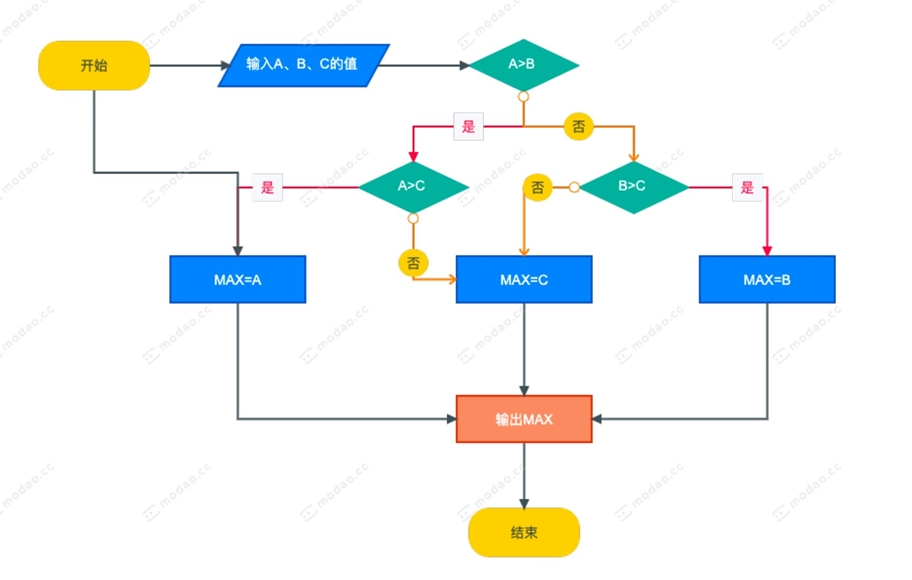
#> input picture vl/e.jpg, 912 x 580 px, found by its file name
$ python flowchart_2.py
#> lines starting #> are read from the running program, lines starting #| are printed output that depends on the picture; after the words box and inside, x2 and y2 are one past the last pixel; in counts of white or black regions, pixels touching at a corner belong together
#> in extract_shapes_and_text, image is the input picture: shape (580, 912, 3); mean B, G, R 243, 242.8, 236.7
import cv2
import pytesseract
import numpy as np
import threading
import logging
import configparser

# 设置日志记录
logging.basicConfig(level=logging.INFO, format='%(asctime)s - %(levelname)s - %(message)s')

# 读取配置文件
config = configparser.ConfigParser()
config.read('config.ini')

# 设置tesseract的路径
pytesseract.pytesseract.tesseract_cmd = config.get('Tesseract', 'path', fallback=r'D:\tools\Tesseract-OCR\tesseract.exe')

def detect_shape(contour):
    # 计算轮廓周长
    peri = cv2.arcLength(contour, True)
    # 获取近似多边形
    approx = cv2.approxPolyDP(contour, 0.02 * peri, True)

    # 根据近似多边形的边数判断形状
    if len(approx) == 3:
        return "Triangle"
    elif len(approx) == 4:
        x, y, w, h = cv2.boundingRect(approx)
        aspect_ratio = w / float(h)
        if 0.95 <= aspect_ratio <= 1.05:
            return "Square"
        else:
            diag1 = cv2.norm(approx[0][0] - approx[2][0])
            diag2 = cv2.norm(approx[1][0] - approx[3][0])
            if diag2 != 0 and 0.95 <= diag1 / diag2 <= 1.05:
                return "Diamond"
            else:
                return "Rectangle"
    elif len(approx) == 5:
        return "Pentagon"
    elif len(approx) == 6:
        return "Hexagon"
    elif len(approx) > 6:
        area = cv2.contourArea(contour)
        circularity = (4 * 3.14159 * area) / (peri * peri)
        if 0.7 <= circularity <= 1.3:
            return "Circle"
        else:
            ellipse = cv2.fitEllipse(contour)
            major_axis = max(ellipse[1])
            minor_axis = min(ellipse[1])
            if minor_axis!=0  and major_axis / minor_axis < 1.3:
                return "Ellipse"
            else:
                return "Polygon"
    else:
        return "Unknown"

def preprocess_image(image):
    gray = cv2.cvtColor(image, cv2.COLOR_BGR2GRAY)
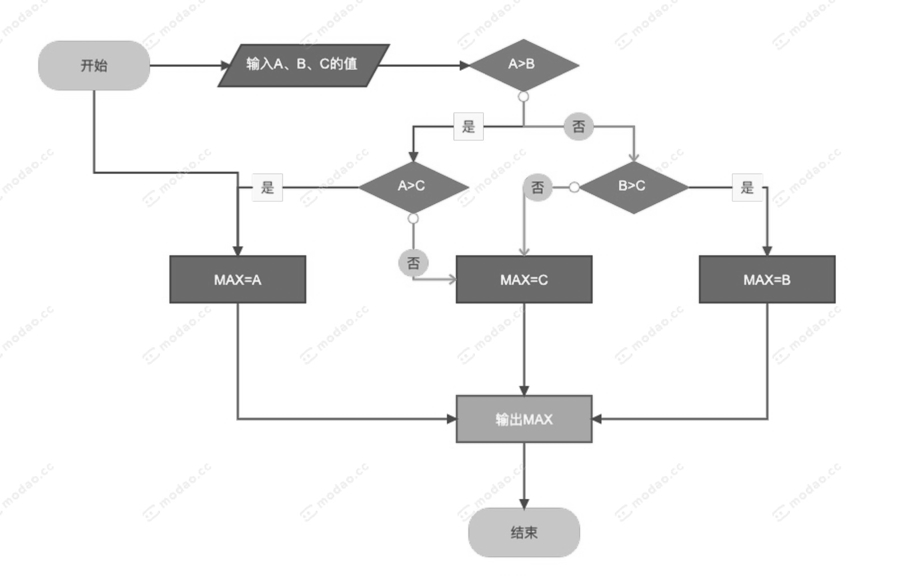
#> gray: shape (580, 912); min 57, max 255, mean 241
    blurred = cv2.GaussianBlur(gray, (5, 5), 0)
    thresh = cv2.adaptiveThreshold(blurred, 255, cv2.ADAPTIVE_THRESH_GAUSSIAN_C, cv2.THRESH_BINARY_INV, 11, 2)
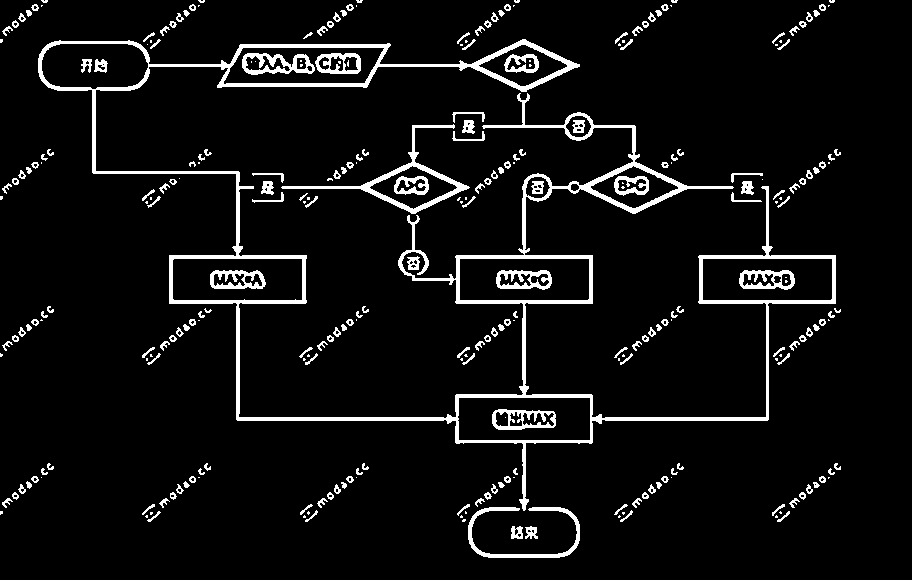
#> thresh: shape (580, 912); 6.4% white; 297 white regions (90 under 20 px), largest, box (x1, y1, x2, y2) and area: (38, 39, 836, 511) 17594, (281, 124, 470, 214) 1612, (468, 507, 580, 558) 1079
    return thresh

def extract_shape_and_text(contour, hierarchy, image, shapes_and_text, index):
    x, y, w, h = cv2.boundingRect(contour)
    shape_roi = image[y:y+h, x:x+w]

    custom_config = r'--oem 3 --psm 6'
    text = pytesseract.image_to_string(shape_roi, lang='eng+chi_sim+num', config=custom_config).strip()

    shape_type = detect_shape(contour)

    # 只处理确定的形状
    if shape_type != "Unknown":
        parent_idx = hierarchy[0][index][3]
        if  parent_idx < len(shapes_and_text) :
            parent_shape = shapes_and_text[parent_idx]['shape_type'] if parent_idx != -1 else None

            shapes_and_text.append({
                'shape': (x, y, w, h),
                'shape_type': shape_type,
                'text': text,
                'parent_shape': parent_shape
            })

            cv2.rectangle(image, (x, y), (x+w, y+h), (0, 255, 0), 2)
            cv2.putText(image, text, (x, y-10), cv2.FONT_HERSHEY_SIMPLEX, 0.5, (0, 255, 0), 2)
            cv2.putText(image, shape_type, (x, y+h+20), cv2.FONT_HERSHEY_SIMPLEX, 0.5, (0, 0, 255), 2)

def extract_shapes_and_text(image_path):
    try:
        image = cv2.imread(image_path)
        preprocessed_image = preprocess_image(image)
        edges = cv2.Canny(preprocessed_image, 50, 150)
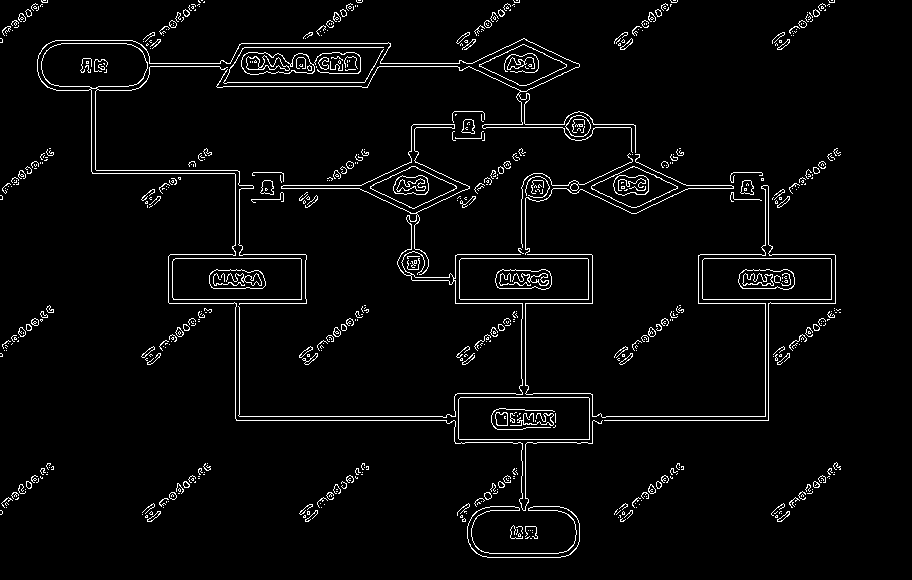
#> edges: shape (580, 912); 3.6% white in thin lines or dots, all inside (x1, y1, x2, y2) = (0, 0, 841, 558)
        contours, hierarchy = cv2.findContours(edges, cv2.RETR_TREE, cv2.CHAIN_APPROX_SIMPLE)
#> contours = 790 contours, 645 with area under 20; largest, box (x1, y1, x2, y2) and area: (458, 397, 590, 440) 5499, (458, 397, 590, 440) 5498, (702, 258, 832, 300) 5286, (459, 258, 589, 300) 5286, (702, 258, 832, 300) 5286

        shapes_and_text = []
        threads = []

        for i, contour in enumerate(contours):
            thread = threading.Thread(target=extract_shape_and_text, args=(contour, hierarchy, image, shapes_and_text, i))
            thread.start()
            threads.append(thread)
#> this loop made 61 passes
#> after the loop, threads = 60 items

        for thread in threads:
            thread.join()

        # cv2.imwrite('output_shapes_and_text.png', image)
        cv2.imshow('Shapes and Text', image)
        cv2.waitKey(0)
        cv2.destroyAllWindows()

        return shapes_and_text
    except Exception as e:
        logging.error(f"Error processing image: {e}")
        return []

# 测试程序
image_path = 'D:\\workspaces\\python_projects\\ai_demo\\vl\\e.jpg'
shapes_and_text = extract_shapes_and_text(image_path)
for item in shapes_and_text:
    print(f"Shape: {item['shape']}, Shape Type: {item['shape_type']}, Text: {item['text']}, Parent Shape: {item['parent_shape']}")

$ run again, with vl/b.png saved as vl/e.jpg
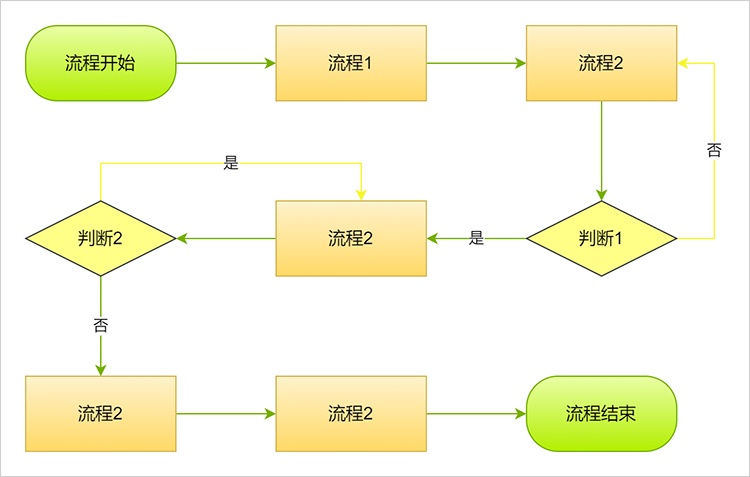
#> input picture vl/b.png, 750 x 477 px, found by its file name
#> in extract_shapes_and_text, image is the input picture: shape (477, 750, 3); mean B, G, R 220.4, 246.6, 248
#> in preprocess_image, `thresh = cv2.adaptiveThreshold(blurred, 255, cv2.ADAPTIVE_THRESH_GAUSS..`:
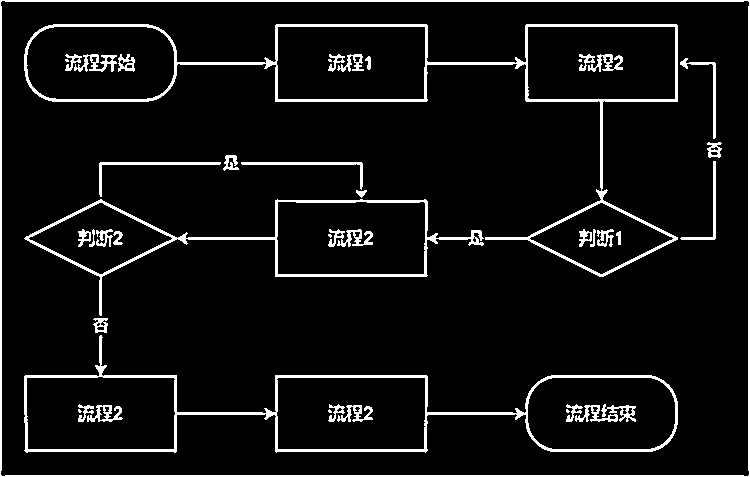
#> thresh: shape (477, 750); 6.9% white; 43 white regions (7 under 20 px), largest, box (x1, y1, x2, y2) and area: (24, 24, 678, 277) 6018, (0, 0, 750, 477) 4862, (24, 335, 678, 453) 4662
#> in extract_shapes_and_text, `edges = cv2.Canny(preprocessed_image, 50, 150)`:
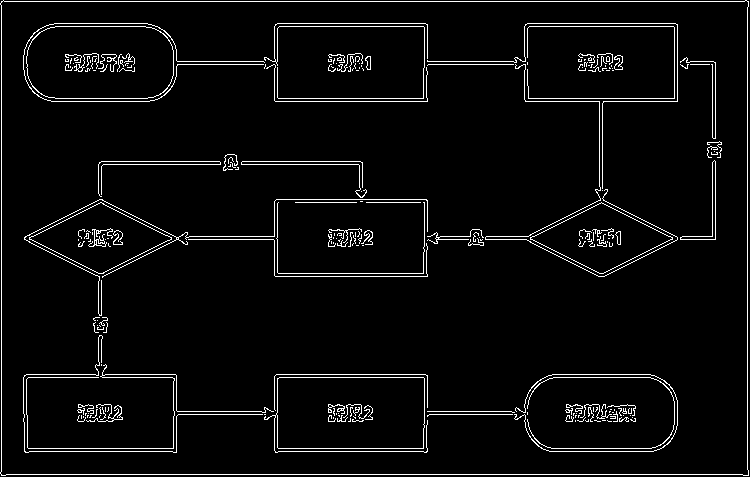
#> edges: shape (477, 750); 4.3% white in thin lines or dots
#> contours = 263 contours, 238 with area under 20; largest, box (x1, y1, x2, y2) and area: (0, 0, 749, 476) 352885, (0, 0, 749, 476) 352883, (264, 377, 428, 453) 10421, (276, 377, 425, 449) 10414, (26, 26, 174, 99) 9773
#> the loop in extract_shapes_and_text, `for i, contour in enumerate(contours):` made 61 passes
#> after the loop in extract_shapes_and_text, `for i, contour in enumerate(contours):`: threads = 60 items

$ run again, with vl/c.png saved as vl/e.jpg
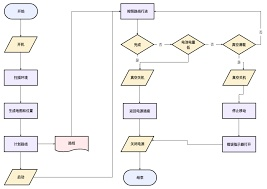
#> input picture vl/c.png, 267 x 189 px, found by its file name
#> in extract_shapes_and_text, image is the input picture: shape (189, 267, 3); mean B, G, R 245.1, 245.5, 246.4
#> in preprocess_image, `thresh = cv2.adaptiveThreshold(blurred, 255, cv2.ADAPTIVE_THRESH_GAUSS..`:
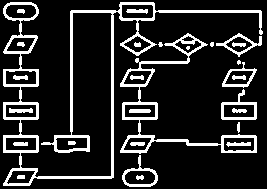
#> thresh: shape (189, 267); 15.8% white; 28 white regions (4 under 20 px), largest, box (x1, y1, x2, y2) and area: (3, 2, 263, 186) 4147, (120, 33, 257, 154) 1748, (221, 89, 257, 120) 325
#> in extract_shapes_and_text, `edges = cv2.Canny(preprocessed_image, 50, 150)`:
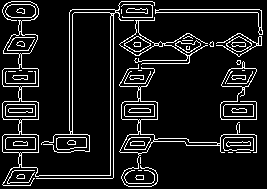
#> edges: shape (189, 267); 10.6% white in thin lines or dots
#> contours = 121 contours, 40 with area under 20; largest, box (x1, y1, x2, y2) and area: (2, 1, 155, 186) 3160, (119, 64, 257, 187) 1436, (2, 64, 39, 88) 652, (2, 131, 39, 154) 650, (2, 98, 39, 121) 648
#> the loop in extract_shapes_and_text, `for i, contour in enumerate(contours):` made 61 passes
#> after the loop in extract_shapes_and_text, `for i, contour in enumerate(contours):`: threads = 60 items
